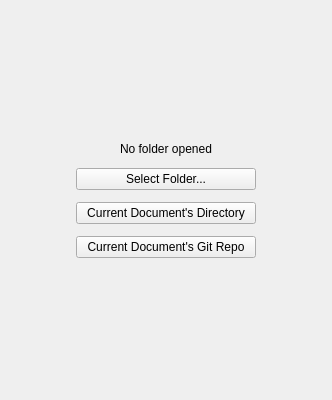
<?xml version="1.0" encoding="UTF-8"?>
<ui version="4.0">
 <class>FolderWorkspaceDock</class>
 <widget class="QDockWidget" name="FolderWorkspaceDock">
  <property name="geometry">
   <rect>
    <x>0</x>
    <y>0</y>
    <width>260</width>
    <height>400</height>
   </rect>
  </property>
  <property name="windowTitle">
   <string>Folder as Workspace</string>
  </property>
  <widget class="QWidget" name="dockWidgetContents">
   <layout class="QVBoxLayout" name="verticalLayout">
    <property name="spacing">
     <number>0</number>
    </property>
    <property name="leftMargin">
     <number>0</number>
    </property>
    <property name="topMargin">
     <number>0</number>
    </property>
    <property name="rightMargin">
     <number>0</number>
    </property>
    <property name="bottomMargin">
     <number>0</number>
    </property>
    <item>
     <widget class="QStackedWidget" name="stackedWidget">
      <property name="currentIndex">
       <number>0</number>
      </property>
      <widget class="QWidget" name="placeholderPage">
       <layout class="QVBoxLayout" name="placeholderLayout">
        <property name="spacing">
         <number>12</number>
        </property>
        <property name="alignment">
         <set>Qt::AlignHCenter|Qt::AlignVCenter</set>
        </property>
        <item>
         <widget class="QLabel" name="placeholderLabel">
          <property name="text">
           <string>No folder opened</string>
          </property>
          <property name="alignment">
           <set>Qt::AlignCenter</set>
          </property>
         </widget>
        </item>
        <item>
         <widget class="QPushButton" name="selectFolderButton">
          <property name="text">
           <string>Select Folder...</string>
          </property>
          <property name="minimumSize">
           <size>
            <width>180</width>
            <height>0</height>
           </size>
          </property>
         </widget>
        </item>
        <item>
         <widget class="QPushButton" name="useCurrentDocDirButton">
          <property name="text">
           <string>Current Document's Directory</string>
          </property>
          <property name="minimumSize">
           <size>
            <width>180</width>
            <height>0</height>
           </size>
          </property>
         </widget>
        </item>
        <item>
         <widget class="QPushButton" name="useCurrentDocGitRootButton">
          <property name="text">
           <string>Current Document's Git Repo</string>
          </property>
          <property name="minimumSize">
           <size>
            <width>180</width>
            <height>0</height>
           </size>
          </property>
         </widget>
        </item>
       </layout>
      </widget>
      <widget class="QWidget" name="treePage">
       <layout class="QVBoxLayout" name="treePageLayout">
        <property name="spacing">
         <number>0</number>
        </property>
        <property name="leftMargin">
         <number>0</number>
        </property>
        <property name="topMargin">
         <number>0</number>
        </property>
        <property name="rightMargin">
         <number>0</number>
        </property>
        <property name="bottomMargin">
         <number>0</number>
        </property>
        <item>
         <layout class="QHBoxLayout" name="toolbarLayout">
          <property name="spacing">
           <number>2</number>
          </property>
          <item>
           <widget class="QComboBox" name="workspaceCombo">
            <property name="sizePolicy">
             <sizepolicy hsizetype="Expanding" vsizetype="Fixed">
              <horstretch>1</horstretch>
              <verstretch>0</verstretch>
             </sizepolicy>
            </property>
            <property name="frame">
             <bool>false</bool>
            </property>
           </widget>
          </item>
          <item>
           <widget class="QToolButton" name="expandAllButton">
            <property name="toolTip">
             <string>Expand All</string>
            </property>
            <property name="text">
             <string>Expand All</string>
            </property>
            <property name="icon">
             <iconset theme="view-list-tree"/>
            </property>
            <property name="autoRaise">
             <bool>true</bool>
            </property>
           </widget>
          </item>
          <item>
           <widget class="QToolButton" name="collapseAllButton">
            <property name="toolTip">
             <string>Collapse All</string>
            </property>
            <property name="text">
             <string>Collapse All</string>
            </property>
            <property name="icon">
             <iconset theme="view-list-details"/>
            </property>
            <property name="autoRaise">
             <bool>true</bool>
            </property>
           </widget>
          </item>
          <item>
           <widget class="QToolButton" name="closeWorkspaceButton">
            <property name="toolTip">
             <string>Close Workspace</string>
            </property>
            <property name="text">
             <string>Close Workspace</string>
            </property>
            <property name="icon">
             <iconset theme="window-close"/>
            </property>
            <property name="autoRaise">
             <bool>true</bool>
            </property>
           </widget>
          </item>
         </layout>
        </item>
        <item>
         <widget class="QTreeView" name="treeView">
          <property name="frameShape">
           <enum>QFrame::NoFrame</enum>
          </property>
          <property name="uniformRowHeights">
           <bool>true</bool>
          </property>
          <property name="headerHidden">
           <bool>true</bool>
          </property>
          <property name="expandsOnDoubleClick">
           <bool>false</bool>
          </property>
         </widget>
        </item>
       </layout>
      </widget>
     </widget>
    </item>
   </layout>
  </widget>
 </widget>
 <resources/>
 <connections/>
</ui>
